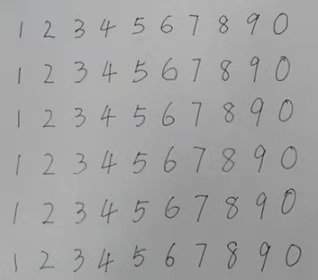
#> input picture data/digit/digit (1).jpg, 318 x 280 px, found by its file name
$ python digit.py   (older library calls are emulated)
#> lines starting #> are read from the running program, lines starting #| are printed output that depends on the picture
### NeuralNetwork/module/ImageDigit.py
import numpy as np
from PIL import Image
import matplotlib.pyplot as plt
class ImageDigit:
    def __init__(self,im):
        self.im=im
    def split(self):  # im为去除背景后的整个图像
        import os
        assert self.im.mode == '1'
        im_arr = 1-np.array(self.im)  # 黑点1，其他0
        xmax, ymax = self.im.size
        row_arr = im_arr.sum(axis=1) # 行有多少个黑点
        col_arr = im_arr.sum(axis=0)
        row_arr = row_arr[1:]
        row_boundary_list = []
        for i,y in enumerate(row_arr[:-1]):
            if row_arr[i] == 0 and row_arr[i+1] != 0 or row_arr[i] != 0 and row_arr[i+1] == 0:
                row_boundary_list.append(i+1)

        yl = [ row_boundary_list[i:i+2] for i in range(0,len(row_boundary_list),2) ]

        column_boundary_list = []
        for i,x in enumerate(col_arr[:-1]):
            if (col_arr[i] == 0 and col_arr[i+1] != 0) or col_arr[i] != 0 and col_arr[i+1] == 0:
                column_boundary_list.append(i+1)
        xl = [ column_boundary_list[i:i+2] for i in range(0,len(column_boundary_list),2) ]

        xs = [i[0] for i in xl]+[xmax]
        ys = [i[0] for i in yl]+[ymax]

        print('xs=',xs)  # 输出列边界
        print('ys=',ys)  # 输出行边界
        if not os.path.exists('./result_22/'): # 存储分割后小图像位置
            os.makedirs('./result_22/')

        digits=[]  # 分割的小图像存储位置
        for i, x in enumerate(xs):
            if i + 1 >= len(xs):
                break
            oneDigit=[]
            for j, y in enumerate(ys):
                if j + 1 >= len(ys):
                    break
                box = (x, y, xs[i + 1], ys[j + 1])  # 一个字符所在图像的位置
                print(box)

                t = self.im.crop(box).copy()  # 将字符挖出来
                #t.show()
                t_arr = 1-np.array(t)
                print('ttt=',t_arr.sum())
                if t_arr.sum()>5:  # 大于5像素，认为是一个有效数字
                    t = t.resize((32, 32),Image.ANTIALIAS) # 缩放到32*32
                    oneDigit.append(t)
               #
            if len(oneDigit)>=1:
                digits.append(oneDigit)
        self.digits=digits
        for i in range(len(digits)):  # 输出分割出来的小图像
            for j in range(len(digits[i])):
                t=digits[i][j]
                t.save("./result_22/" + str((i + 1)%10) + "_" + str(j) + ".bmp")
        return digits


    def histShow(self):
        img=np.array(self.im.convert('L'))
        plt.figure("hist")
        arr=img.flatten()
        n, bins, patches = plt.hist(arr, bins=256, density=1, facecolor='green', alpha=0.75)
        plt.show()

    def convert_to_bw(self,threshold):
        im = self.im.convert("L")  # 转换为灰度图像
        im = im.point(lambda x: 255 if x > threshold else 0) #代表数字的像素值置0，黑色
        im = im.convert('1') # 黑白二值图像
        self.im=im
        im.show()

    def to_32_32(self,path):
        digits32_32=[]
        for ii in range(len(self.digits)):
            row=self.digits[ii]
            oneDigit=[]
            for jj in range(len(row)):
                im=row[jj]
                im = im.convert("L")
                w, h = im.size
                xrow = []
                ycol = []
                for i in range(w):
                    for j in range(h):
                        pixel = im.getpixel((i, j))  # 返回某一点的像素值
                        if (pixel < 1):
                            xrow.append(i)
                            ycol.append(j)
                xLength = max(xrow) - min(xrow) + 1
                yLength = max(ycol) - min(ycol) + 1  # 得到字符的长度宽度
                box = (min(xrow), min(ycol), max(xrow) + 1, max(ycol) + 1)
                t = im.crop(box).copy()  # 从当前的图像中返回一个矩形区域的拷贝。变量box是一个四元组，定义了左、上、右和下的像素坐标

                xStart = (32 - xLength) // 2
                yStart = (32 - yLength) // 2  # 居中
                bg = Image.new('RGB', (32, 32), 'white')
                bg.paste(t, (xStart, yStart))  # 将一张图粘贴到另一张图像上

                import os
                if not os.path.exists(path): # 存储分割后小图像位置
                    os.makedirs(path)

                bg.save(path+"\\" + str((ii+1)%10) + "_" + str(jj) + "_32_32.bmp")
                oneDigit.append(bg)
            digits32_32.append(oneDigit)
        self.digits32_32=digits32_32


    def featureExtract(self):
        netTrainDataInput = []  # 存储输入数据，X
        netTrainDataoutput = []  # 存储输出点的真值，Y
        for kk in range(len(self.digits32_32)):
            row=self.digits32_32[kk]
            outNode = [0.0] * 10
            outNode[(kk+1)%10] = 1.0  # 训练集的函数真值，每种模式对应的位置数字为1
            for kkk in range(len(row)):
                im = row[kkk]
                im = im.convert("1")
                y = np.array([0, 1])
                features = []  # 将32*32的小图像分割成256个2*2的范围，统计每个2*2的小方框中，像素值为0的个数，由此将每个字符表达为256个数字组成的向量
                for j in range(16):
                    x = np.array([0, 1])
                    for i in range(16):
                        box = (x[0], y[0], x[1] + 1, y[1] + 1)  # 开区间
                        t = im.crop(box).copy()
                        count = 0.0
                        for ii in range(2):
                            for jj in range(2):
                                pixel = t.getpixel((ii, jj))
                                if (pixel < 1):
                                    count += 1.0
                        features.append(count)
                        x = x + 2  # np.array+2整个矩阵向右平移
                    y = y + 2

                netTrainDataInput.append(features)
                netTrainDataoutput.append(outNode)
        X = np.array(netTrainDataInput) # 建模用的
        y = np.array(netTrainDataoutput)
        return X,y

    # [19 lines left out: function featureExtract1, not called in this run]

### NeuralNetwork/digit.py
from PIL import Image
import numpy as np
import matplotlib.pyplot as plt

from sklearn.neural_network import MLPClassifier

def generateData():
    from module.ImageDigit import ImageDigit
    img=Image.open('data/digit/digit (1).jpg')
#> img is the input picture: PIL image 318x280 RGB; mean R, G, B 162.2, 162.4, 162.4
    imageDigit=ImageDigit(img)
    imageDigit.histShow()
#> in histShow, `n, bins, patches = plt.hist(arr, bins=256, density=1, facecolor='green..`: n = 256 values, max 0.109 at index 217, min 0 at index 1, mean 0.00658; bins = 257 values from 40 to 192; patches = 256 items
#> in histShow, `plt.show()`:
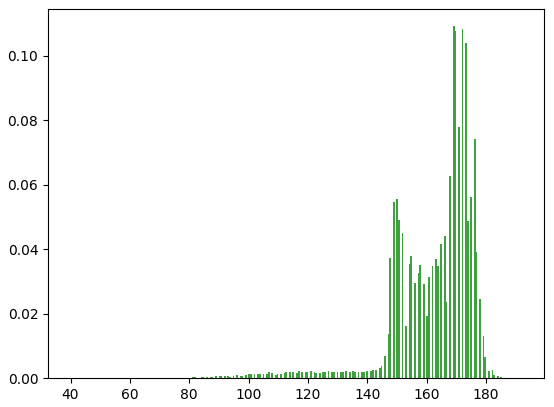
#> figure drawn by matplotlib, 1 panel; tallest bar 0.109 high, from x = 168.8 to 169.4
    thresold=int(input("请输入闸值："))
#> the answer given: 3
    imageDigit.convert_to_bw(threshold=thresold)
#> in convert_to_bw, `im = im.point(lambda x: 255 if x > threshold else 0)`: im: PIL image 318x280 L; every value is 255
    digits=imageDigit.split()
#> in split, `im_arr = 1-np.array(self.im)`: im_arr: shape (280, 318) int64; every value is 0
#> in split, `row_arr = im_arr.sum(axis=1)`: row_arr = 280 values from 0 to 0
#> in split, `col_arr = im_arr.sum(axis=0)`: col_arr = 318 values from 0 to 0
#> in split, `row_arr = row_arr[1:]`: row_arr = 279 values from 0 to 0
#> after the loop in split, `for i,y in enumerate(row_arr[:-1]):`: row_boundary_list = []
#> in split, `xs = [i[0] for i in xl]+[xmax]`: xs = [318]
#> in split, `ys = [i[0] for i in yl]+[ymax]`: ys = [280]
#| xs= [318]
#| ys= [280]
#> the loop in split, `for i, x in enumerate(xs):` made 1 pass
#> after the loop in split, `for i, x in enumerate(xs):`: digits = []
#> digits = []
    imageDigit.to_32_32('digits_32')
    X,Y=imageDigit.featureExtract()
#> in featureExtract, `X = np.array(netTrainDataInput)`: X = empty array
#> X = empty array; Y = empty array
    return X,Y

def getDigits():
    from sklearn.datasets import load_digits
    from sklearn.metrics import confusion_matrix,classification_report
    from sklearn.preprocessing import LabelBinarizer
    digits = load_digits()
    X = digits.data
    y = digits.target
    labels = LabelBinarizer().fit_transform(y)
    return x,labels

def preprocessData(X,Y):
    from sklearn.model_selection import train_test_split
    from sklearn.preprocessing import StandardScaler
    X=StandardScaler().fit_transform(X)
    return train_test_split(X,Y,test_size=0.1)

def predict(clf,X_test,y_test,is_test):
    score=clf.score(X_test,y_test)
    print("Score:",score)
    yhat=clf.predict(X_test)
    if is_test:
        print("Predit:",yhat)
        print("Real:",y_test)
    print('-'*20)


if __name__=='__main__':
    X,Y=generateData()
#> X = empty array; Y = empty array
    # X,Y=getDigits()
#> (the run stopped early here; a loop or call above may not have finished)
